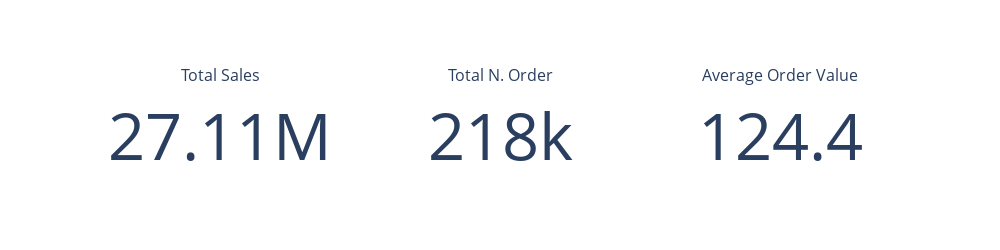

Notebook source saved alongside this figure:
### Markdown cell above
# Analysis

## Sales

Here are some indicators from the raw dataset.
As a reminder: the average order value is equal to $\Large\frac{total  sales}{total N. Order}$

### Code cell
income = df['Total price (unit price x product quantity)'].sum()
n_order = len(df['Order Id'].unique())
avg_order_value = income/n_order

fig = go.FigureWidget()

font_size = 65

fig.add_trace(go.Indicator(
    mode = "number",
    value = income,
    number_font_size = font_size,
    title = {"text": "Total Sales"},
    domain = {'x': [0, 1/3], 'y': [0, 1]},))

fig.add_trace(go.Indicator(
    mode = "number",
    value = n_order,
    number_font_size = font_size,
    title = {"text": "Total N. Order"},
    domain = {'x': [1/3, 2/3], 'y': [0, 1]}))

fig.add_trace(go.Indicator(
    mode = "number",
    value = avg_order_value,
    number_font_size = font_size,
    title = {"text": "Average Order Value"},
    domain = {'x': [2/3, 1], 'y': [0, 1]}))

fig.update_layout(
    autosize=False,
    width=1000,
    height=150,
)

fig.show()

### Figure 1 — Plotly figure (JSON) as saved in the notebook; plotly's stock layout.template omitted (floating-point values rounded to 4 significant figures)
{"data": [{"domain": {"x": [0, 0.3333], "y": [0, 1]}, "mode": "number", "number": {"font": {"size": 65}}, "title": {"text": "Total Sales"}, "type": "indicator", "uid": "f81dd070-14d1-4f65-9f68-9cc46a99a255", "value": 27110000.0}, {"domain": {"x": [0.3333, 0.6667], "y": [0, 1]}, "mode": "number", "number": {"font": {"size": 65}}, "title": {"text": "Total N. Order"}, "type": "indicator", "uid": "93aa7fa9-4bd5-4b3e-a968-ecd245953c73", "value": 217988}, {"domain": {"x": [0.6667, 1], "y": [0, 1]}, "mode": "number", "number": {"font": {"size": 65}}, "title": {"text": "Average Order Value"}, "type": "indicator", "uid": "693ef6ec-763d-42a1-a530-b87dd8ba13f5", "value": 124.4}], "layout": {"autosize": false, "height": 250, "width": 1000}}
